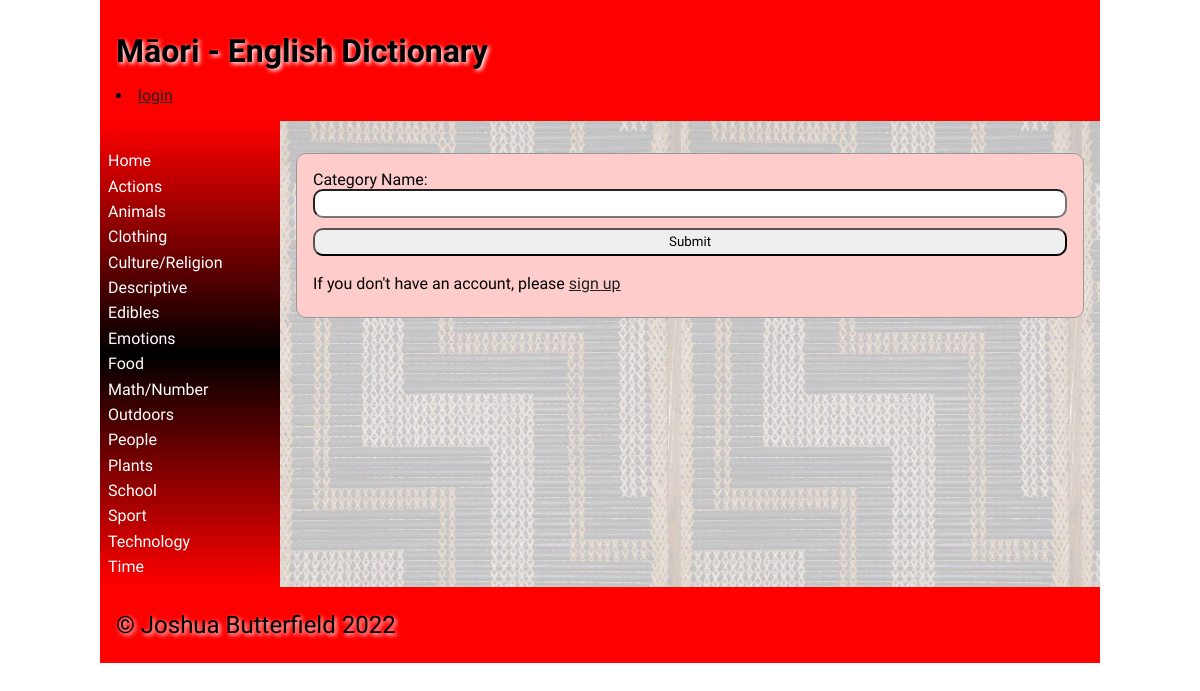
The page / on the database its author committed.
### tables this page shows
CREATE TABLE categories
(
	id integer
		constraint categories_pk
			primary key autoincrement,
	cat_name varchar(40)
);

### app.py (the view, shortened to what this page needs)
@app.route('/', methods=['Get', 'Post'])
def render_homepage():
    category = get_categories()
    if is_logged_in():
        fname = session['fname']
    else:
        fname = ""
    return render_template('home.html', categories_list=category, logged_in=is_logged_in(), user_id=fname)

### app.py (called while the page is built)
def create_connection(db_file):
    try:
        connection = sqlite3.connect(db_file)
        connection.execute('pragma foreign_keys=ON')
        return connection
    except Error as e:
        print(e)
    return None

def is_logged_in():
    if session.get("email") is None:
        print("Not logged in")
        return False
    else:
        print("Logged in")
        return True

def get_categories():
    if request.method == 'GET':
        query = "SELECT cat_name FROM categories"
        con = create_connection(DATABASE)
        cur = con.cursor()
        cur.execute(query, ())
        category = cur.fetchall()
        print(category)
        con.commit()
        con.close()
        return category

### templates/home.html (shortened to what this page needs)
{% extends 'base.html' %}
{% block heading %}Māori - English Dictionary{% endblock %}
{% block main %}
<form class="dataForm" method="post">
    <div class="form-group">
        <div class ="form-label">Category Name:</div>
        <div class="form-element"><input type="text" id="cat_name" name="cat_name"></div>
    </div>
    <div class="form-group">
        <input type="submit" value="Submit">
    </div>
    <p>If you don't have an account, please <a href="/signup">sign up</a></p>
</form>
{% endblock %}

### templates/base.html (shortened to what this page needs)
<!doctype html>
<html lang="en">
<head>
	<link href="{{ url_for('static', filename='css/style.css') }}" rel="stylesheet">
</head>
<body>
	<div id="container">
		<header>
			<h1>{% block heading %}Māori Dictionary{% endblock %}</h1>
            {% if logged_in %}
                <li><a href="\logout">logout</a></li>
            {% else %}
                <li><a href="\login">login</a></li>
            {% endif %}
		</header>
		<nav>
			<ul>
                <li><a href="\">Home</a></li>
				{% for i in categories_list %}
					<li><a href="{{ url_for('categories', type=i) }}">{{ i[0] }}</a></li>
				{% endfor %}
			</ul>
		</nav>
		<main>
            {% block main%}{% endblock %}
        </main>
		<footer>
			<p>
				&copy; Joshua Butterfield 2022
			</p>
		</footer>
	</div>
</body>
</html>

### static/css/style.css (style rules this page uses)
* { font-family: Comfortaa, sans-serif; margin: 0; padding: 0; box-sizing: border-box; }
#container { display: grid; grid-template-columns: 75px auto; grid-template-areas: 'nav header' 'main main' 'footer footer'; }
header { grid-area: header; background-color: #f00; padding: 1rem; }
nav { grid-area: nav; }
main { grid-area: main; padding: 1rem; background-color: #edd; }
h1, h2, h3, h4 { padding: 1rem 0; font-family: 'Suez One', serif; color: #000; text-shadow: 2px 2px 4px #fff; }
p { padding: 0.5rem 0; }
a { color: #222; }
.dataForm { margin: 1rem 0; border: 1px solid #999; padding: 1rem; background-color: #fcc; border-radius: 10px; }
.dataForm input, textarea { width: 100%; border-radius: 10px; padding: 0.3rem; margin-bottom: 10px; }
footer { grid-area: footer; padding: 1rem; background-color: #f00; }
footer p { color: #000; text-shadow: 2px 2px 4px #fff; font-size: 1.5rem; }
@media only screen and (min-width: 768px) { #container { grid-template-columns: 180px auto; grid-template-areas: 'header header' 'nav main' 'footer footer'; } }
@media only screen and (min-width: 768px) { nav { background: linear-gradient(180deg, rgba(255,0,0,1) 0%, rgba(0, 0, 0, 1) 50%, rgba(255,0,0,1) 100%); padding: 0.5rem; } }
@media only screen and (min-width: 768px) { nav ul { list-style: none; } }
@media only screen and (min-width: 768px) { nav li { padding: 0.2rem 0; } }
@media only screen and (min-width: 768px) { nav a { color: #fff; text-decoration: none; } }
@media only screen and (min-width: 768px) { main { background-image: url('/poutama.jpg'); } }
@media only screen and (min-width: 1000px) { #container { width: 1000px; margin: auto; } }

### rows shown on the page
categories: cat_name "Actions"
categories: cat_name "Animals"
categories: cat_name "Clothing"
categories: cat_name "Culture/Religion"
categories: cat_name "Descriptive"
categories: cat_name "Edibles"
categories: cat_name "Emotions"
categories: cat_name "Food"
categories: cat_name "Math/Number"
categories: cat_name "Outdoors"
categories: cat_name "People"
categories: cat_name "Plants"
categories: cat_name "School"
categories: cat_name "Sport"
categories: cat_name "Technology"
categories: cat_name "Time"
